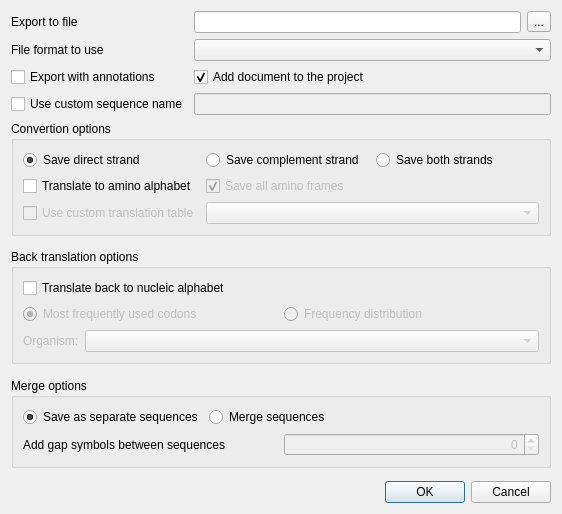
<?xml version="1.0" encoding="UTF-8"?>
<ui version="4.0">
 <class>U2::ExportSequencesDialog</class>
 <widget class="QDialog" name="U2::ExportSequencesDialog">
  <property name="geometry">
   <rect>
    <x>0</x>
    <y>0</y>
    <width>562</width>
    <height>514</height>
   </rect>
  </property>
  <property name="sizePolicy">
   <sizepolicy hsizetype="Minimum" vsizetype="Minimum">
    <horstretch>0</horstretch>
    <verstretch>0</verstretch>
   </sizepolicy>
  </property>
  <property name="minimumSize">
   <size>
    <width>562</width>
    <height>400</height>
   </size>
  </property>
  <property name="maximumSize">
   <size>
    <width>800</width>
    <height>514</height>
   </size>
  </property>
  <property name="windowTitle">
   <string>Export Selected Sequences</string>
  </property>
  <property name="modal">
   <bool>true</bool>
  </property>
  <layout class="QVBoxLayout" name="verticalLayout">
   <item>
    <layout class="QGridLayout" name="gridLayout_3">
     <item row="2" column="0">
      <widget class="QCheckBox" name="withAnnotationsBox">
       <property name="text">
        <string>Export with annotations</string>
       </property>
      </widget>
     </item>
     <item row="0" column="0">
      <widget class="QLabel" name="fileLabel">
       <property name="text">
        <string>Export to file</string>
       </property>
      </widget>
     </item>
     <item row="0" column="1">
      <widget class="QLineEdit" name="fileNameEdit"/>
     </item>
     <item row="0" column="2">
      <widget class="QToolButton" name="fileButton">
       <property name="text">
        <string>...</string>
       </property>
      </widget>
     </item>
     <item row="1" column="0">
      <widget class="QLabel" name="formatLabel">
       <property name="text">
        <string>File format to use</string>
       </property>
      </widget>
     </item>
     <item row="1" column="1" colspan="2">
      <widget class="QComboBox" name="formatCombo"/>
     </item>
     <item row="4" column="0">
      <widget class="QCheckBox" name="customSeqNameBox">
       <property name="text">
        <string>Use custom sequence name</string>
       </property>
      </widget>
     </item>
     <item row="4" column="1" colspan="2">
      <widget class="QLineEdit" name="sequenceNameEdit">
       <property name="enabled">
        <bool>false</bool>
       </property>
      </widget>
     </item>
     <item row="2" column="1">
      <widget class="QCheckBox" name="addToProjectBox">
       <property name="text">
        <string>Add document to the project</string>
       </property>
       <property name="checked">
        <bool>true</bool>
       </property>
      </widget>
     </item>
    </layout>
   </item>
   <item>
    <widget class="QGroupBox" name="translationBox">
     <property name="title">
      <string>Convertion options</string>
     </property>
     <layout class="QGridLayout" name="gridLayout_2">
      <item row="1" column="0">
       <widget class="QRadioButton" name="directStrandButton">
        <property name="text">
         <string>Save direct strand</string>
        </property>
        <property name="checked">
         <bool>true</bool>
        </property>
       </widget>
      </item>
      <item row="1" column="1">
       <widget class="QRadioButton" name="complementStrandButton">
        <property name="text">
         <string>Save complement strand</string>
        </property>
       </widget>
      </item>
      <item row="1" column="2">
       <widget class="QRadioButton" name="bothStrandsButton">
        <property name="text">
         <string>Save both strands</string>
        </property>
       </widget>
      </item>
      <item row="2" column="0">
       <widget class="QCheckBox" name="translateButton">
        <property name="text">
         <string>Translate to amino alphabet</string>
        </property>
       </widget>
      </item>
      <item row="2" column="1">
       <widget class="QCheckBox" name="allTFramesButton">
        <property name="enabled">
         <bool>false</bool>
        </property>
        <property name="text">
         <string>Save all amino frames</string>
        </property>
        <property name="checked">
         <bool>true</bool>
        </property>
       </widget>
      </item>
      <item row="3" column="1" colspan="2">
       <widget class="QComboBox" name="translationTableCombo">
        <property name="enabled">
         <bool>false</bool>
        </property>
       </widget>
      </item>
      <item row="3" column="0">
       <widget class="QCheckBox" name="translationTableButton">
        <property name="enabled">
         <bool>false</bool>
        </property>
        <property name="text">
         <string>Use custom translation table</string>
        </property>
       </widget>
      </item>
     </layout>
    </widget>
   </item>
   <item>
    <spacer name="verticalSpacer_2">
     <property name="orientation">
      <enum>Qt::Vertical</enum>
     </property>
     <property name="sizeHint" stdset="0">
      <size>
       <width>20</width>
       <height>40</height>
      </size>
     </property>
    </spacer>
   </item>
   <item>
    <widget class="QGroupBox" name="backTranslationBox">
     <property name="title">
      <string>Back translation options</string>
     </property>
     <layout class="QVBoxLayout" name="verticalLayout_2">
      <item>
       <widget class="QCheckBox" name="backTranslateButton">
        <property name="text">
         <string>Translate back to nucleic alphabet</string>
        </property>
       </widget>
      </item>
      <item>
       <layout class="QHBoxLayout" name="horizontalLayout_4" stretch="0,0">
        <item>
         <widget class="QRadioButton" name="mostFrequentlyButton">
          <property name="enabled">
           <bool>false</bool>
          </property>
          <property name="text">
           <string>Most frequently used codons</string>
          </property>
          <property name="checked">
           <bool>true</bool>
          </property>
         </widget>
        </item>
        <item>
         <widget class="QRadioButton" name="frequencyDistributionButton">
          <property name="enabled">
           <bool>false</bool>
          </property>
          <property name="text">
           <string>Frequency distribution</string>
          </property>
         </widget>
        </item>
       </layout>
      </item>
      <item>
       <layout class="QHBoxLayout" name="horizontalLayout" stretch="0,1">
        <item>
         <widget class="QLabel" name="organismLabel">
          <property name="enabled">
           <bool>false</bool>
          </property>
          <property name="text">
           <string>Organism:</string>
          </property>
         </widget>
        </item>
        <item>
         <widget class="QComboBox" name="organismCombo">
          <property name="enabled">
           <bool>false</bool>
          </property>
          <property name="frame">
           <bool>true</bool>
          </property>
         </widget>
        </item>
       </layout>
      </item>
     </layout>
    </widget>
   </item>
   <item>
    <spacer name="verticalSpacer">
     <property name="orientation">
      <enum>Qt::Vertical</enum>
     </property>
     <property name="sizeHint" stdset="0">
      <size>
       <width>20</width>
       <height>40</height>
      </size>
     </property>
    </spacer>
   </item>
   <item>
    <widget class="QGroupBox" name="saveModeBox">
     <property name="title">
      <string>Merge options</string>
     </property>
     <layout class="QGridLayout" name="gridLayout" rowstretch="0,0,0" columnstretch="0,1">
      <item row="0" column="1">
       <widget class="QRadioButton" name="mergeButton">
        <property name="text">
         <string>Merge sequences</string>
        </property>
       </widget>
      </item>
      <item row="0" column="0">
       <widget class="QRadioButton" name="separateButton">
        <property name="text">
         <string>Save as separate sequences</string>
        </property>
        <property name="checked">
         <bool>true</bool>
        </property>
       </widget>
      </item>
      <item row="1" column="0" colspan="2">
       <layout class="QHBoxLayout" name="horizontalLayout_2">
        <item>
         <widget class="QLabel" name="merge_gap_label">
          <property name="text">
           <string>Add gap symbols between sequences</string>
          </property>
         </widget>
        </item>
        <item>
         <widget class="QSpinBox" name="mergeSpinBox">
          <property name="enabled">
           <bool>false</bool>
          </property>
          <property name="alignment">
           <set>Qt::AlignRight|Qt::AlignTrailing|Qt::AlignVCenter</set>
          </property>
          <property name="maximum">
           <number>100000</number>
          </property>
         </widget>
        </item>
       </layout>
      </item>
     </layout>
    </widget>
   </item>
   <item>
    <spacer name="verticalSpacer_3">
     <property name="orientation">
      <enum>Qt::Vertical</enum>
     </property>
     <property name="sizeHint" stdset="0">
      <size>
       <width>20</width>
       <height>40</height>
      </size>
     </property>
    </spacer>
   </item>
   <item>
    <widget class="QDialogButtonBox" name="buttonBox">
     <property name="standardButtons">
      <set>QDialogButtonBox::Cancel|QDialogButtonBox::Ok</set>
     </property>
    </widget>
   </item>
  </layout>
 </widget>
 <tabstops>
  <tabstop>fileNameEdit</tabstop>
  <tabstop>fileButton</tabstop>
  <tabstop>formatCombo</tabstop>
  <tabstop>withAnnotationsBox</tabstop>
  <tabstop>customSeqNameBox</tabstop>
  <tabstop>sequenceNameEdit</tabstop>
  <tabstop>directStrandButton</tabstop>
  <tabstop>complementStrandButton</tabstop>
  <tabstop>bothStrandsButton</tabstop>
  <tabstop>translateButton</tabstop>
  <tabstop>allTFramesButton</tabstop>
  <tabstop>translationTableButton</tabstop>
  <tabstop>translationTableCombo</tabstop>
  <tabstop>backTranslateButton</tabstop>
  <tabstop>mostFrequentlyButton</tabstop>
  <tabstop>frequencyDistributionButton</tabstop>
  <tabstop>organismCombo</tabstop>
  <tabstop>separateButton</tabstop>
  <tabstop>mergeButton</tabstop>
  <tabstop>mergeSpinBox</tabstop>
 </tabstops>
 <resources/>
 <connections>
  <connection>
   <sender>mergeButton</sender>
   <signal>toggled(bool)</signal>
   <receiver>mergeSpinBox</receiver>
   <slot>setEnabled(bool)</slot>
   <hints>
    <hint type="sourcelabel">
     <x>518</x>
     <y>379</y>
    </hint>
    <hint type="destinationlabel">
     <x>517</x>
     <y>406</y>
    </hint>
   </hints>
  </connection>
  <connection>
   <sender>translateButton</sender>
   <signal>clicked(bool)</signal>
   <receiver>allTFramesButton</receiver>
   <slot>setEnabled(bool)</slot>
   <hints>
    <hint type="sourcelabel">
     <x>119</x>
     <y>184</y>
    </hint>
    <hint type="destinationlabel">
     <x>350</x>
     <y>184</y>
    </hint>
   </hints>
  </connection>
  <connection>
   <sender>backTranslateButton</sender>
   <signal>clicked(bool)</signal>
   <receiver>mostFrequentlyButton</receiver>
   <slot>setEnabled(bool)</slot>
   <hints>
    <hint type="sourcelabel">
     <x>132</x>
     <y>269</y>
    </hint>
    <hint type="destinationlabel">
     <x>133</x>
     <y>293</y>
    </hint>
   </hints>
  </connection>
  <connection>
   <sender>backTranslateButton</sender>
   <signal>clicked(bool)</signal>
   <receiver>frequencyDistributionButton</receiver>
   <slot>setEnabled(bool)</slot>
   <hints>
    <hint type="sourcelabel">
     <x>132</x>
     <y>269</y>
    </hint>
    <hint type="destinationlabel">
     <x>517</x>
     <y>293</y>
    </hint>
   </hints>
  </connection>
  <connection>
   <sender>backTranslateButton</sender>
   <signal>clicked(bool)</signal>
   <receiver>organismLabel</receiver>
   <slot>setEnabled(bool)</slot>
   <hints>
    <hint type="sourcelabel">
     <x>132</x>
     <y>269</y>
    </hint>
    <hint type="destinationlabel">
     <x>69</x>
     <y>319</y>
    </hint>
   </hints>
  </connection>
  <connection>
   <sender>backTranslateButton</sender>
   <signal>clicked(bool)</signal>
   <receiver>organismCombo</receiver>
   <slot>setEnabled(bool)</slot>
   <hints>
    <hint type="sourcelabel">
     <x>132</x>
     <y>269</y>
    </hint>
    <hint type="destinationlabel">
     <x>441</x>
     <y>319</y>
    </hint>
   </hints>
  </connection>
  <connection>
   <sender>translateButton</sender>
   <signal>clicked(bool)</signal>
   <receiver>translationTableButton</receiver>
   <slot>setEnabled(bool)</slot>
   <hints>
    <hint type="sourcelabel">
     <x>120</x>
     <y>184</y>
    </hint>
    <hint type="destinationlabel">
     <x>120</x>
     <y>209</y>
    </hint>
   </hints>
  </connection>
  <connection>
   <sender>customSeqNameBox</sender>
   <signal>clicked(bool)</signal>
   <receiver>sequenceNameEdit</receiver>
   <slot>setEnabled(bool)</slot>
   <hints>
    <hint type="sourcelabel">
     <x>161</x>
     <y>106</y>
    </hint>
    <hint type="destinationlabel">
     <x>197</x>
     <y>103</y>
    </hint>
   </hints>
  </connection>
  <connection>
   <sender>buttonBox</sender>
   <signal>rejected()</signal>
   <receiver>U2::ExportSequencesDialog</receiver>
   <slot>reject()</slot>
   <hints>
    <hint type="sourcelabel">
     <x>269</x>
     <y>456</y>
    </hint>
    <hint type="destinationlabel">
     <x>269</x>
     <y>238</y>
    </hint>
   </hints>
  </connection>
 </connections>
</ui>
